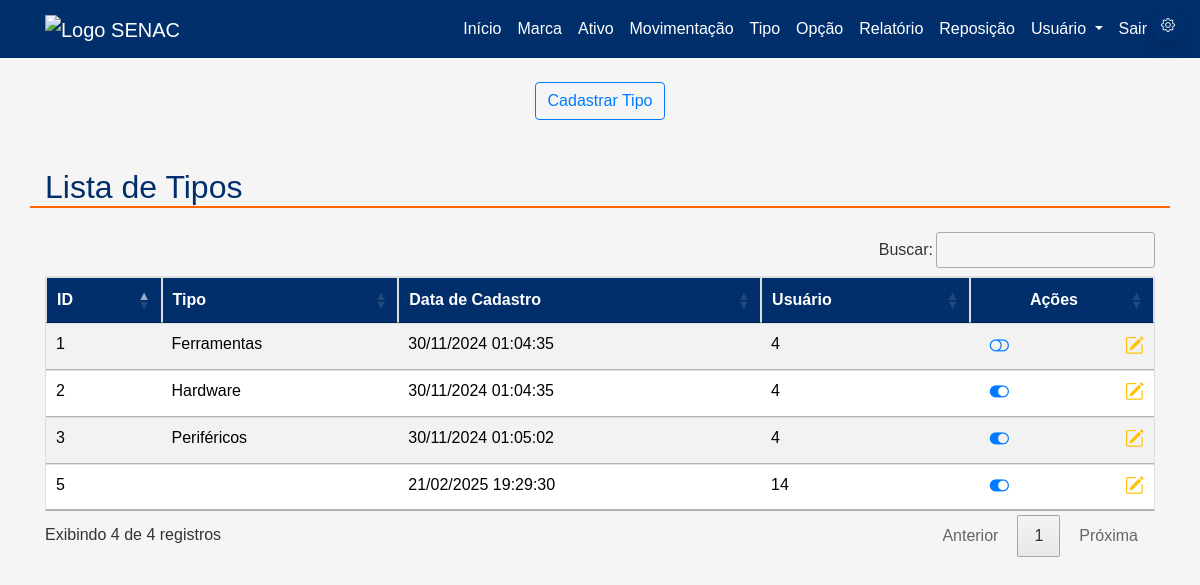
The page /visao/tipos.php (signed in) on the database its author committed.
### tables this page shows
CREATE TABLE `tipo` (
  `idTipo` int(11) NOT NULL,
  `descricaoTipo` varchar(100) NOT NULL,
  `statusTipo` varchar(50) NOT NULL,
  `dataCadastro` datetime NOT NULL,
  `usuarioCadastro` varchar(40) NOT NULL
);

### controle/funcoes.php (called while the page is built, shortened)
<?php
function busca_info_bd($conexao,$tabela,$coluna_where= false,$valor_where=false){
    $sql="select * from ".$tabela;
$result = mysqli_query($conexao,$sql)or die (false);
$dados =mysqli_fetch_all($result,MYSQLI_ASSOC);
return $dados;
}
?>

### visao/tipos.php (the view, shortened to what this page needs)
<?php
include_once('../modelo/conexao.php');
include_once('../controle/funcoes.php');
$tipos = busca_info_bd($conexao, 'tipo');
include('navbar.php');
?>
<link rel="stylesheet" href="https://cdn.datatables.net/1.13.6/css/jquery.dataTables.min.css">
<link rel="stylesheet" href="https://cdn.datatables.net/buttons/2.4.2/css/buttons.dataTables.min.css">
<body>
<div class="d-flex justify-content-center mt-4">
    <button type="button" class="btn btn-outline-primary" data-bs-toggle="modal" data-bs-target="#exampleModal" id="modal">Cadastrar Tipo</button>
</div>
<div class=" mt-5">
    <h2 class="container mt-4">Lista de Tipos</h2>
    <div class="container mt-4">    <table class="table table-striped mt-4" id="tabelaTipos">
        <thead>
            <tr>
                <th scope="col">ID</th>
                <th scope="col">Tipo</th>
                <th scope="col">Data de Cadastro</th>
                <th scope="col">Usuário</th>
                <th style="text-align:center;">Ações</th>
            </tr>
        </thead>
        <tbody>
            <?php foreach ($tipos as $tipo) { ?>
                <tr>
                    <td><?php echo $tipo['idTipo']; ?></td>
                    <td><?php echo $tipo['descricaoTipo']; ?></td>
                    <td><?php echo date("d/m/Y H:i:s", strtotime($tipo['dataCadastro'])); ?></td>
                    <td><?php echo $tipo['usuarioCadastro']; ?></td>
                    <td>
                        <div class="acoes" style="display: flex; justify-content: space-between">
                            <div class="muda_status">
                                <?php
                                if ($tipo['statusTipo'] == "S") {
                                ?>
                                    <div class="inativo" onclick="muda_status('N','<?php echo $tipo['idTipo']; ?>')">
                                        <i class="bi bi-toggle-on"></i>
                                    </div>
                                <?php
                                } else {
                                ?>
                                    <div class="ativo" onclick="muda_status('S', '<?php echo $tipo['idTipo']; ?>')">
                                        <i class="bi bi-toggle-off"></i>
                                    </div>
                                <?php
                                }
                                ?>
                            </div>
                            <div class="edit" onclick="edita('<?php echo $tipo['idTipo']; ?>')">
                                <i class="bi bi-pencil-square"></i>
                            </div>
                        </div>
                    </td>
                </tr>
            <?php } ?>
        </tbody>
    </table>
</div>
</body>

### rows shown on the page
tipo: idTipo "1", descricaoTipo "Ferramentas", dataCadastro "30/11/2024 01:04:35", usuarioCadastro "4"
tipo: idTipo "2", descricaoTipo "Hardware", dataCadastro "30/11/2024 01:04:35", usuarioCadastro "4"
tipo: idTipo "3", descricaoTipo "Periféricos", dataCadastro "30/11/2024 01:05:02", usuarioCadastro "4"
tipo: idTipo "5", dataCadastro "21/02/2025 19:29:30", usuarioCadastro "14"
